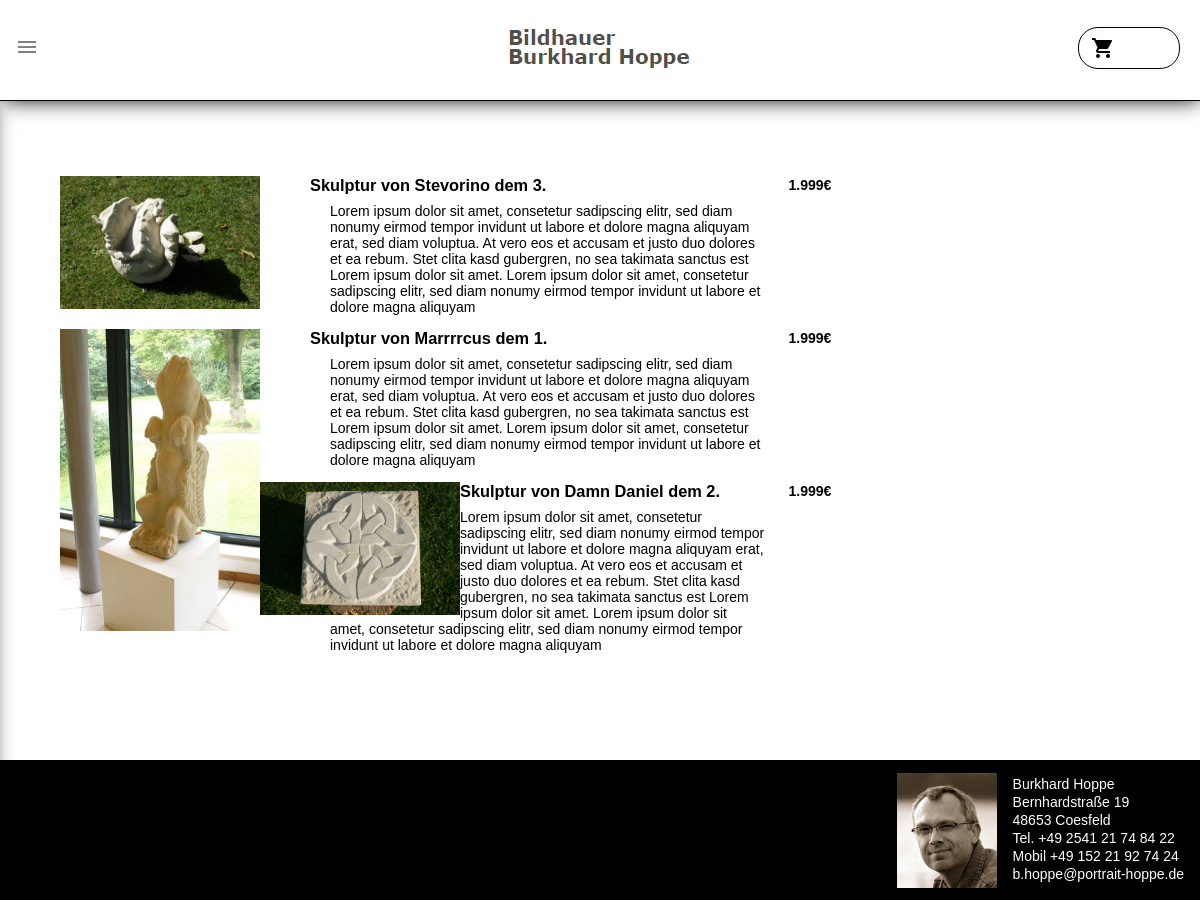
The page /index.php?show=shop on the database as committed earlier.
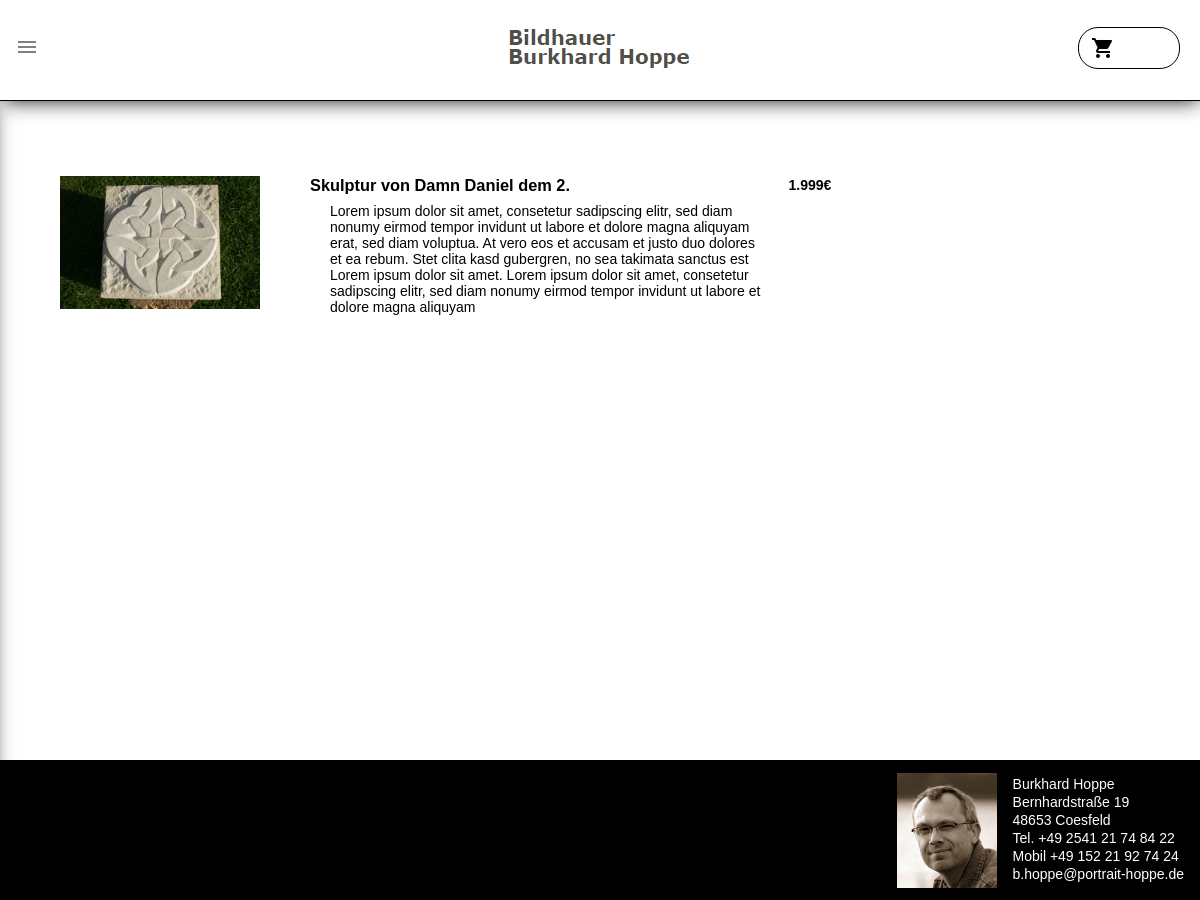
The same page on the database as committed later.
### tables this page shows
CREATE TABLE `shop_de` (
  `id` int(11) NOT NULL,
  `pic` varchar(255) NOT NULL,
  `product` varchar(100) NOT NULL,
  `cost` varchar(50) NOT NULL,
  `description` varchar(10000) NOT NULL
);

### mysql.php (called while the page is built, shortened)
<?php
    class DB {
        private static $_db_username 		= "root";
        private static $_db_password 		= "Nintendo56";
        private static $_db_host 		    = "localhost";
        private static $_db_name		    = "portrait-hoppe";
        private static $_db;
        function __construct() {
            try {
            self::$_db = new PDO("mysql:host=" . self::$_db_host . ";dbname=" . self::$_db_name,  self::$_db_username , self::$_db_password);
            } catch(PDOException $e) {
                echo "Verbindung gescheitert!";
                die();
            }
        }
        function Shop () {
            $stmt= self::$_db->prepare("SELECT * FROM shop_".$_SESSION['language']);
            $stmt->execute();
            return $stmt->fetchAll(PDO::FETCH_ASSOC);
        }
    }
?>

### shop.php (the view, shortened to what this page needs)
<div id="shop_titel">
  <br />
</div>
<?php
  $showShop = true;
  ?>
<div id ="shop">
  <?php
    $news = $db->Shop();
    foreach ($news as $row) {
      $ordner = "img/shop";
      $bildinfo = pathinfo($ordner."/".$row['pic']);
      if($showShop) {
  ?>
  <img id="shop_pic" src="<?php echo $bildinfo['dirname']."/".$bildinfo['basename'];?>"/>
  <div id="shop_text">
    <a href="index.php?show=shop&betreff=<?php echo $row['product'] ?>"><h3><?php echo $row['product']; ?></h3></a>
    <?php
      echo "</form><h3 id='cost'>".$row['cost']."</h3></a>";
      echo "<p>" .$row['description']. "</p><br />";
    ?>
  </div>
  <?php
      }
    }
  ?>
</div>

### index.php (shortened to what this page needs)
<html>
  <head>
  </head>
  <?php
    require_once 'mysql.php';
    $db = new DB();
?>
  <body>
    <div id="wrapper">
    <?php
        include('header.php');
        include('navigation.php');
    ?>
      <div id="content">
        <?php if(is_null($show)) {$show='home';} include($show.'.php'); ?>
      </div>
      <?php include('footer.php'); ?>
    </div>
  </body>
</html>

### header.php (shortened to what this page needs)
<header>
  <div id="logo">
    <a href="index.php?show=home"><img src="img/logo_top.gif" alt="Burkhard Hoppe Logo" /></a>
  </div>
  <div id="menu">
    <i class="material-icons">menu</i>
  </div>
  <a id="button_frame" href="index.php?show=shop">
    <div id="button">
      <i class="material-icons">shopping_cart</i>
    </div>
    </a>
</header>

### footer.php (shortened to what this page needs)
<footer>
  <div id="kontakt">
    <img src="img/hoppe.jpg" alt="Burkhard Hoppe" />
    <div id="kontaktdaten">
      <p>Burkhard Hoppe</p>
      <p>Bernhardstraße 19</p>
      <p>48653 Coesfeld</p>
      <p>Tel. <a href="tel:+49254121748422">+49 2541 21 74 84 22</a></p>
      <p>Mobil <a href="tel:+4915221927424">+49 152 21 92 74 24</a></p>
      <p>
        <a href="mailto:b.hoppe@portrait-hoppe.de">b.hoppe@portrait-hoppe.de</a>
      </p>
    </div>
  </div>
  <div id="links">
    <a href="index.php?show=impressum" ><?php echo LangText()["disclaimer"]; ?></a>
    <a href="index.php?show=agb" ><?php echo LangText()["agb"]; ?></a>
  </div>
</footer>

### header.php (style rules this page uses)
header { width: 100%; height: 100px; background: #FFF; border-bottom: #000 solid 1px; position: fixed; top: 0; z-index: 10; box-shadow: 1px 0.5px 20px -2px #000; }
#menu { margin-top: 35px; margin-left: 15px; top: 0; position: absolute; width: 24px; height: 24px; color: gray; }
#logo { width: 252px; height: 67px; margin-left: auto; margin-right: auto; padding-top: 15px; padding-bottom: 15px; }
#button i { float: left; width: 24px; height: 24px; margin-left: 12px; margin-top: 8px; }
#button { font-family: Arial; height: 40px; width: 100px; border: #000 solid 1px; border-radius: 20px; }
#button_frame { text-decoration: none; color: #000; margin-top: -70px; margin-right: 20px; float: right; }

### shop.php (style rules this page uses)
#shop_titel { margin: 20px; word-wrap: break-word; font-size: 14px; font-family: Verdana,Arial,Helvetica,sans-serif; }
#shop { position: relative; margin-bottom: 20px; margin-left: 40px; font-size: 14px; font-family: Verdana,Arial,Helvetica,sans-serif; }
#shop_pic { width: 200px; float: left; height 150px; }
#shop_text { margin-left: 250px; margin-bottom: 20px; font-size: 14px; font-family: Verdana,Arial,Helvetica,sans-serif; }
#shop p { height: 90px; width: 50%; margin-left: 20px; margin-top: 10px; }
#shop a { text-decoration: none; color: black; }
#shop #cost { margin-top: -18px; margin-right: 20px; margin-left: 55%; font-size: 14px; font-family: Verdana,Arial,Helvetica,sans-serif; }

### footer.php (style rules this page uses)
footer { width: 100%; height: 10em; background: #000; color: #FFF; position: absolute; bottom: 0; font-size: 14px; font-family: Verdana,Arial,Helvetica,sans-serif; }
#kontakt { display: flex; justify-content: flex-end; }
#kontakt img { float: left; width: 100px; height: 115px; padding-top: 12.5px; }
#kontakt #kontaktdaten { height: 90px; padding: 16px; }
#kontakt #kontaktdaten p { padding-bottom: 2px; }
#kontakt #kontaktdaten p a { text-decoration: none; color: #FFF; }
#links { height: 20px; width: 140px; margin-top: -16px; margin-left: 15px }
#links a { text-decoration: none; color: #FFF; padding-right: 10px; }

### index.php (style rules this page uses)
* { margin: 0; padding: 0; }
html, body { height: 100%; }
#wrapper { position: relative; min-height: 100%; }
#content { margin: 100px 20px 0px 20px; height: auto; padding-bottom: 14em; padding-top: 20px; overflow: hidden; }

Rows that differ between the two databases and show on the page:
removed shop_de: pic (picture), product "Skulptur von Stevorino dem 3.", cost "1.999€", description "Lorem ipsum dolor sit amet, consetetur sadipscing elitr, sed diam nonumy eirmod tempor invidunt ut labore et dolore magna aliquyam erat, sed diam voluptua. At vero eos et accusam et justo duo dolores et ea rebum. Stet clita kasd gubergren, no sea takimata sanctus est Lorem ipsum dolor sit amet. Lorem ipsum dolor sit amet, consetetur sadipscing elitr, sed diam nonumy eirmod tempor invidunt ut labore et dolore magna aliquyam"
removed shop_de: pic (picture), product "Skulptur von Marrrrcus dem 1.", cost "1.999€", description "Lorem ipsum dolor sit amet, consetetur sadipscing elitr, sed diam nonumy eirmod tempor invidunt ut labore et dolore magna aliquyam erat, sed diam voluptua. At vero eos et accusam et justo duo dolores et ea rebum. Stet clita kasd gubergren, no sea takimata sanctus est Lorem ipsum dolor sit amet. Lorem ipsum dolor sit amet, consetetur sadipscing elitr, sed diam nonumy eirmod tempor invidunt ut labore et dolore magna aliquyam"
